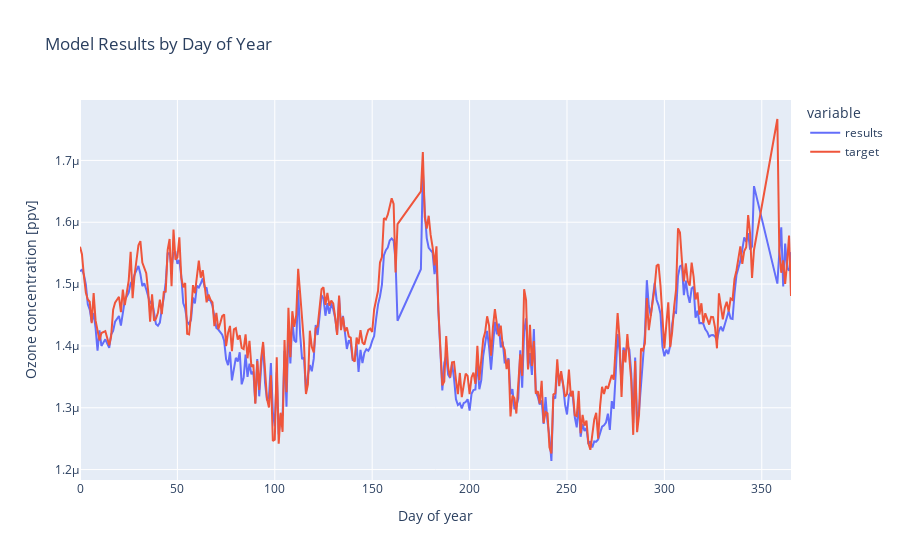

Write notebook code for a chart like this one.
### Markdown cell above
The first plot will show the test results compared to the actual ozone concentration values, aggregated by day of year.

### Code cell
# Aggregate dataframe by the day of year, taking the mean
df_tmp = df_fig.groupby(['doy']).agg('mean')
# Create and display the plot
fig = px.line(df_tmp, y=['results','target'], labels={'value':'Ozone concentration [ppv]','doy':'Day of year'}, title='Model Results by Day of Year')
fig.show()

### Figure 1 — Plotly figure (JSON) as saved in the notebook; plotly's stock layout.template omitted (floating-point values rounded to 4 significant figures; data arrays with more than 128 entries replaced by an {"elided": "..."} marker saying what was removed)
{"data": [{"hovertemplate": "variable=results<br>Day of year=%{x}<br>Ozone concentration [ppv]=%{y}<extra></extra>", "legendgroup": "results", "line": {"color": "#636efa", "dash": "solid"}, "marker": {"symbol": "circle"}, "mode": "lines", "name": "results", "orientation": "v", "showlegend": true, "type": "scatter", "x": {"elided": "339 int values"}, "xaxis": "x", "y": {"elided": "339 float values"}, "yaxis": "y"}, {"hovertemplate": "variable=target<br>Day of year=%{x}<br>Ozone concentration [ppv]=%{y}<extra></extra>", "legendgroup": "target", "line": {"color": "#EF553B", "dash": "solid"}, "marker": {"symbol": "circle"}, "mode": "lines", "name": "target", "orientation": "v", "showlegend": true, "type": "scatter", "x": {"elided": "339 int values"}, "xaxis": "x", "y": {"elided": "339 float values"}, "yaxis": "y"}], "layout": {"legend": {"title": {"text": "variable"}, "tracegroupgap": 0}, "title": {"text": "Model Results by Day of Year"}, "xaxis": {"anchor": "y", "domain": [0, 1], "title": {"text": "Day of year"}}, "yaxis": {"anchor": "x", "domain": [0, 1], "title": {"text": "Ozone concentration [ppv]"}}}}
